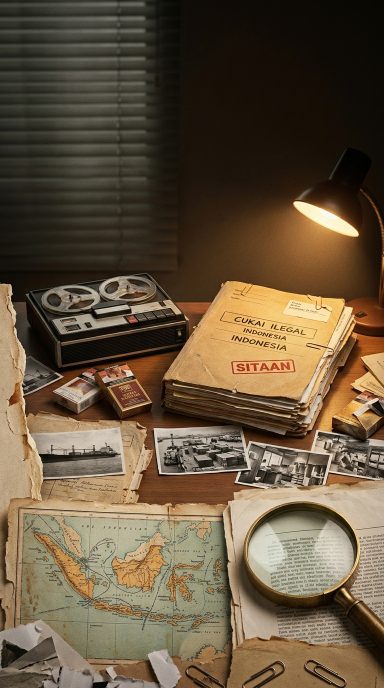
#> input picture hyperframes-workspace/vox-archival-test/scene-01.jpeg, 768 x 1376 px, found by its file name (shown at 1/2 size)
$ python prepare-mbah-slamet-cover.py
#> lines starting #> are read from the running program, lines starting #| are printed output that depends on the picture
import os
from PIL import Image, ImageDraw, ImageFont

base_dir = "/Users/beny/Documents/Project-self/Content-automation"
flow_out_dir = "/Users/beny/flow-mcp-out/mbah-slamet-banjarnegara"
source_cover = os.path.join(flow_out_dir, "scene-01.jpeg")
target_public = os.path.join(base_dir, "public/renders/mbah-slamet-banjarnegara/keyframes/cover-shot-00.jpg")
target_hf = os.path.join(base_dir, "hyperframes-workspace/mbah-slamet-banjarnegara/assets/cover-shot-00.jpg")

W, H = 1080, 1920

# 1. Open Flow MCP generated cover image - 100% Full Bleed, NO BORDER
img = Image.open(source_cover).convert("RGBA").resize((W, H), Image.Resampling.LANCZOS)

# 2. Add subtle dark gradient for readability (only at the bottom for text, NO border framing)
overlay = Image.new("RGBA", (W, H), (0, 0, 0, 0))
#> overlay: PIL image 1080x1920 RGBA; every value is 0
overlay_draw = ImageDraw.Draw(overlay)

# Bottom dark gradient for text contrast
for y in range(H - 650, H):
    rel = (y - (H - 650)) / 650.0
    alpha = int(220 * (rel ** 1.2))
    overlay_draw.line([(0, y), (W, y)], fill=(10, 13, 18, alpha))

img = Image.alpha_composite(img, overlay)
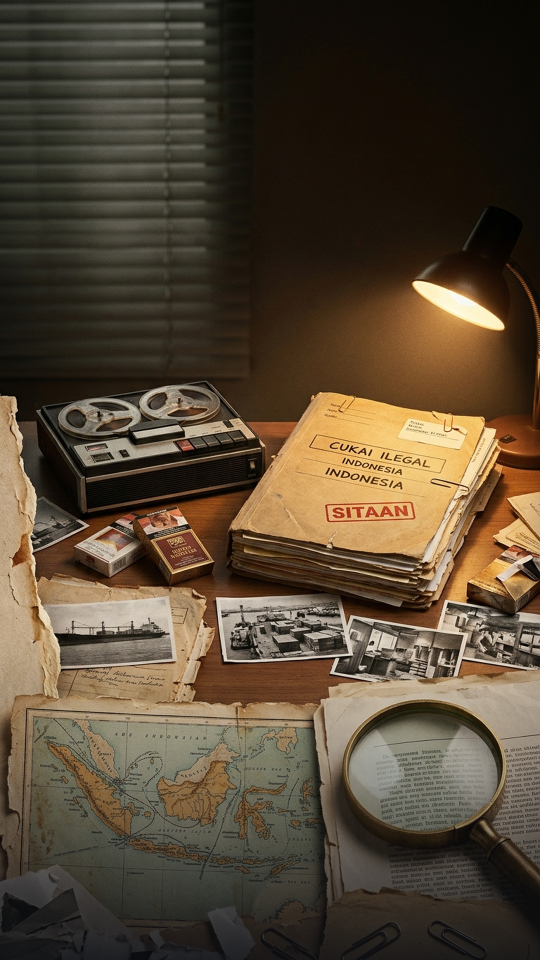
#> img: PIL image 1080x1920 RGBA (shown at 1/2 size); mean R, G, B, A 85.2, 71, 52.7, 255
draw = ImageDraw.Draw(img)

# Try loading bold typography fonts
font_title = None
font_sub = None

try:
    font_title = ImageFont.truetype("/System/Library/Fonts/Supplemental/Impact.ttf", 80)
    font_sub = ImageFont.truetype("/System/Library/Fonts/Supplemental/Impact.ttf", 36)
except:
    try:
        font_title = ImageFont.truetype("/System/Library/Fonts/Helvetica.ttc", 76)
        font_sub = ImageFont.truetype("/System/Library/Fonts/Helvetica.ttc", 34)
    except:
        font_title = ImageFont.load_default()
        font_sub = ImageFont.load_default()

# 3. Distressed Title Typography at Bottom (Full Bleed, No Outer Box Borders)
title_y = H - 340
title_line1 = "SERIAL KILLER"
title_line2 = "BANJARNEGARA"

# Bold Drop shadow
for dx, dy in [(-4, -4), (4, -4), (-4, 4), (4, 4), (0, 6), (6, 6)]:
    draw.text((W // 2 + dx, title_y - 95 + dy), title_line1, fill=(0, 0, 0, 250), font=font_title, anchor="mm")
    draw.text((W // 2 + dx, title_y + dy), title_line2, fill=(0, 0, 0, 250), font=font_title, anchor="mm")

# Main white line 1 & bronze line 2
draw.text((W // 2, title_y - 95), title_line1, fill=(230, 237, 243), font=font_title, anchor="mm")
draw.text((W // 2, title_y), title_line2, fill=(197, 155, 39), font=font_title, anchor="mm")

# 4. Ribbon Banner in Deep Dried Crimson (#8B2635)
ribbon_y = H - 220
ribbon_h = 64
ribbon_w = W - 140
ribbon_x = (W - ribbon_w) // 2

draw.rectangle(
    [ribbon_x, ribbon_y, ribbon_x + ribbon_w, ribbon_y + ribbon_h],
    fill=(139, 38, 53, 245),
    outline=(197, 155, 39, 230),
    width=2
)

sub_text = "12 NYAWA DITELAN BUKIT KEMATIAN"
draw.text((W // 2, ribbon_y + ribbon_h // 2), sub_text, fill=(255, 255, 255), font=font_sub, anchor="mm")

# Save to public and hyperframes (100% borderless)
final_rgb = img.convert("RGB")
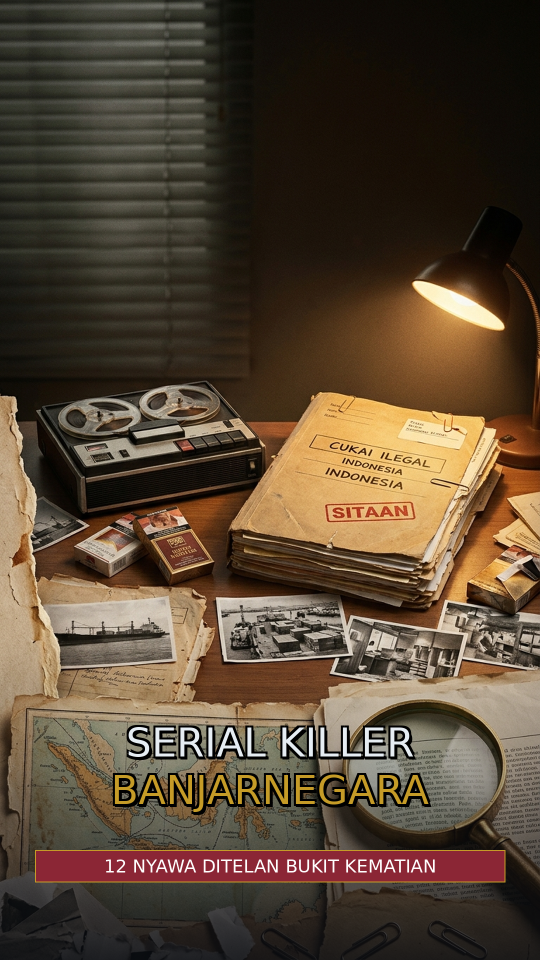
#> final_rgb: PIL image 1080x1920 RGB (shown at 1/2 size); mean R, G, B 86.9, 70.2, 52.1
final_rgb.save(target_public, quality=95)
final_rgb.save(target_hf, quality=95)

print(f"✅ Borderless Full-Bleed Cover saved to {target_public} and {target_hf}")

$ run again, with hyperframes-workspace/vox-archival-test/scene-03.jpeg copied over hyperframes-workspace/vox-archival-test/scene-01.jpeg
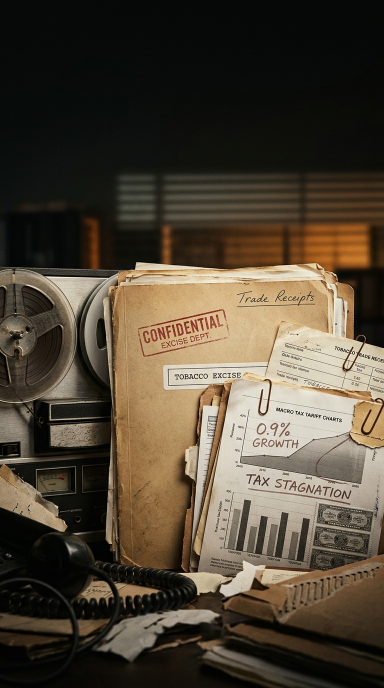
#> input picture hyperframes-workspace/vox-archival-test/scene-03.jpeg, 768 x 1376 px, found by its file name (shown at 1/2 size)
#> overlay: PIL image 1080x1920 RGBA; every value is 0
#> `img = Image.alpha_composite(img, overlay)`:
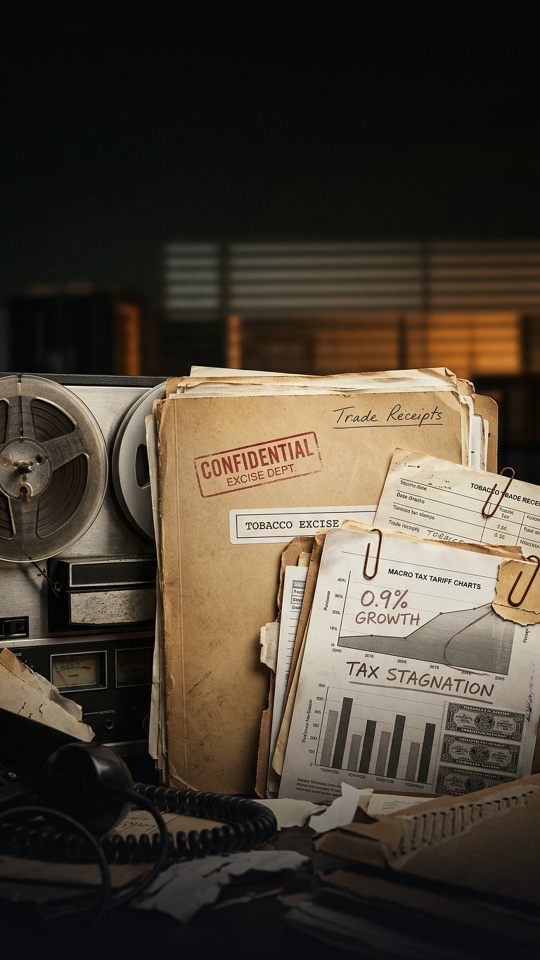
#> img: PIL image 1080x1920 RGBA (shown at 1/2 size); mean R, G, B, A 73.5, 64.5, 52.1, 255
#> `final_rgb = img.convert("RGB")`:
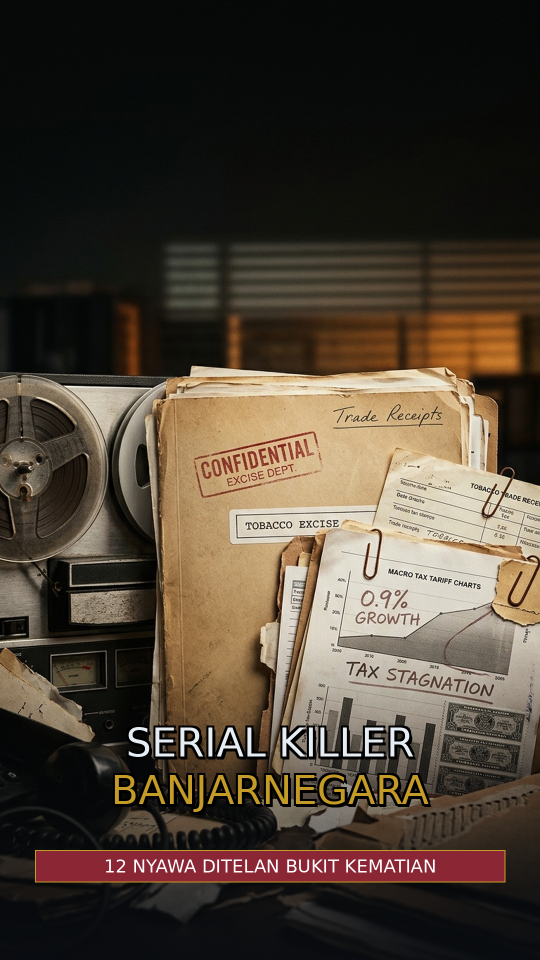
#> final_rgb: PIL image 1080x1920 RGB (shown at 1/2 size); mean R, G, B 77.2, 65.8, 53.2

$ run again, with hyperframes-workspace/vox-archival-test/scene-04.jpeg copied over hyperframes-workspace/vox-archival-test/scene-01.jpeg
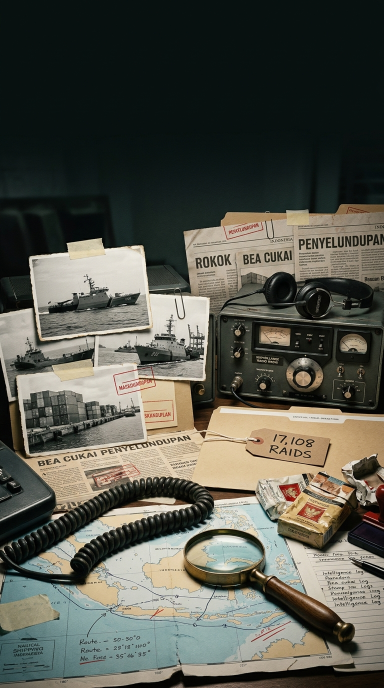
#> input picture hyperframes-workspace/vox-archival-test/scene-04.jpeg, 768 x 1376 px, found by its file name (shown at 1/2 size)
#> overlay: PIL image 1080x1920 RGBA; every value is 0
#> `img = Image.alpha_composite(img, overlay)`:
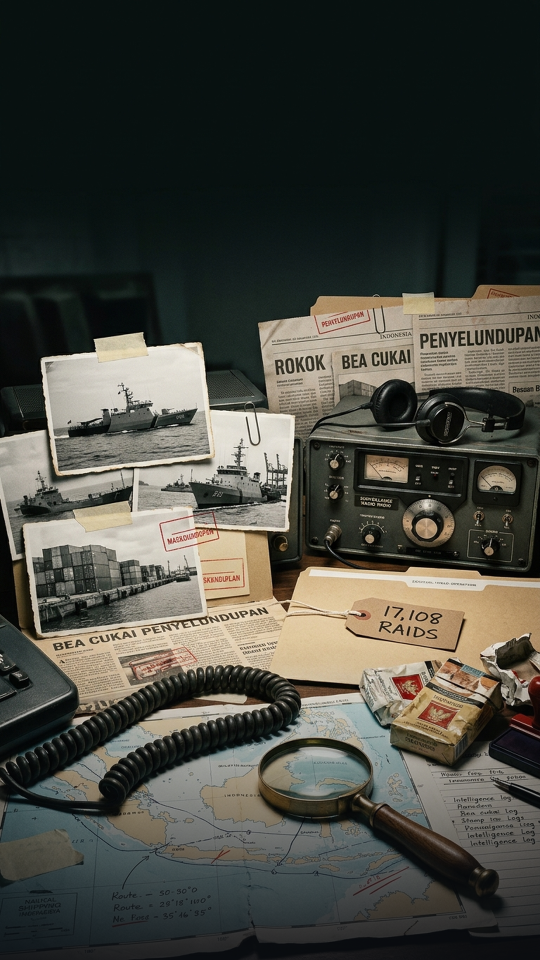
#> img: PIL image 1080x1920 RGBA (shown at 1/2 size); mean R, G, B, A 72.5, 72.8, 65.1, 255
#> `final_rgb = img.convert("RGB")`:
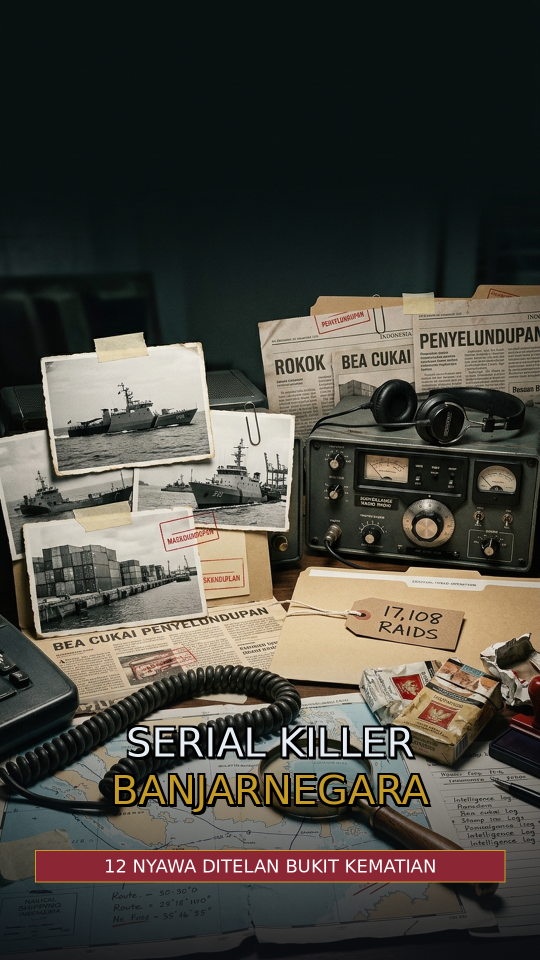
#> final_rgb: PIL image 1080x1920 RGB (shown at 1/2 size); mean R, G, B 74.7, 72, 63.9
